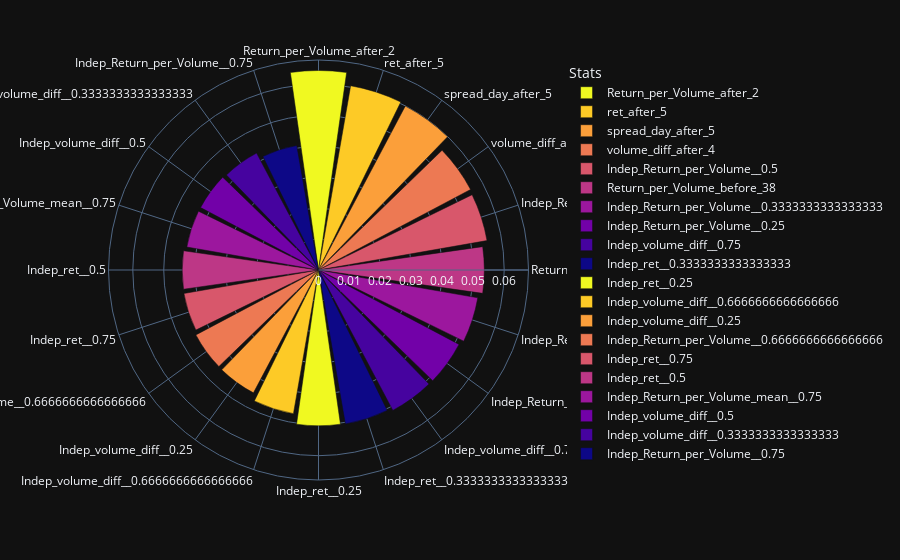

The code cell stored with this chart in its notebook:
### Code cell
d = {'Stats':features_mins_reduced,'FI':rf_best_mins_reduced.feature_importances_}
fi = pd.DataFrame(d)
fi = fi.sort_values(by='FI', ascending=0)
fig = px.bar_polar(fi, r="FI", theta="Stats",
                   color="Stats", template="plotly_dark",
                   color_discrete_sequence= px.colors.sequential.Plasma_r)
fig.show()

### Figure 1 — Plotly figure (JSON) as saved in the notebook; plotly's stock layout.template omitted (floating-point values rounded to 4 significant figures)
{"data": [{"hovertemplate": "Stats=%{theta}<br>FI=%{r}<extra></extra>", "legendgroup": "Return_per_Volume_after_2", "marker": {"color": "#f0f921"}, "name": "Return_per_Volume_after_2", "r": [0.06446], "showlegend": true, "subplot": "polar", "theta": ["Return_per_Volume_after_2"], "type": "barpolar"}, {"hovertemplate": "Stats=%{theta}<br>FI=%{r}<extra></extra>", "legendgroup": "ret_after_5", "marker": {"color": "#fdca26"}, "name": "ret_after_5", "r": [0.06043], "showlegend": true, "subplot": "polar", "theta": ["ret_after_5"], "type": "barpolar"}, {"hovertemplate": "Stats=%{theta}<br>FI=%{r}<extra></extra>", "legendgroup": "spread_day_after_5", "marker": {"color": "#fb9f3a"}, "name": "spread_day_after_5", "r": [0.05995], "showlegend": true, "subplot": "polar", "theta": ["spread_day_after_5"], "type": "barpolar"}, {"hovertemplate": "Stats=%{theta}<br>FI=%{r}<extra></extra>", "legendgroup": "volume_diff_after_4", "marker": {"color": "#ed7953"}, "name": "volume_diff_after_4", "r": [0.0556], "showlegend": true, "subplot": "polar", "theta": ["volume_diff_after_4"], "type": "barpolar"}, {"hovertemplate": "Stats=%{theta}<br>FI=%{r}<extra></extra>", "legendgroup": "Indep_Return_per_Volume__0.5", "marker": {"color": "#d8576b"}, "name": "Indep_Return_per_Volume__0.5", "r": [0.05527], "showlegend": true, "subplot": "polar", "theta": ["Indep_Return_per_Volume__0.5"], "type": "barpolar"}, {"hovertemplate": "Stats=%{theta}<br>FI=%{r}<extra></extra>", "legendgroup": "Return_per_Volume_before_38", "marker": {"color": "#bd3786"}, "name": "Return_per_Volume_before_38", "r": [0.05358], "showlegend": true, "subplot": "polar", "theta": ["Return_per_Volume_before_38"], "type": "barpolar"}, {"hovertemplate": "Stats=%{theta}<br>FI=%{r}<extra></extra>", "legendgroup": "Indep_Return_per_Volume__0.3333333333333333", "marker": {"color": "#9c179e"}, "name": "Indep_Return_per_Volume__0.3333333333333333", "r": [0.05225], "showlegend": true, "subplot": "polar", "theta": ["Indep_Return_per_Volume__0.3333333333333333"], "type": "barpolar"}, {"hovertemplate": "Stats=%{theta}<br>FI=%{r}<extra></extra>", "legendgroup": "Indep_Return_per_Volume__0.25", "marker": {"color": "#7201a8"}, "name": "Indep_Return_per_Volume__0.25", "r": [0.05138], "showlegend": true, "subplot": "polar", "theta": ["Indep_Return_per_Volume__0.25"], "type": "barpolar"}, {"hovertemplate": "Stats=%{theta}<br>FI=%{r}<extra></extra>", "legendgroup": "Indep_volume_diff__0.75", "marker": {"color": "#46039f"}, "name": "Indep_volume_diff__0.75", "r": [0.05133], "showlegend": true, "subplot": "polar", "theta": ["Indep_volume_diff__0.75"], "type": "barpolar"}, {"hovertemplate": "Stats=%{theta}<br>FI=%{r}<extra></extra>", "legendgroup": "Indep_ret__0.3333333333333333", "marker": {"color": "#0d0887"}, "name": "Indep_ret__0.3333333333333333", "r": [0.05051], "showlegend": true, "subplot": "polar", "theta": ["Indep_ret__0.3333333333333333"], "type": "barpolar"}, {"hovertemplate": "Stats=%{theta}<br>FI=%{r}<extra></extra>", "legendgroup": "Indep_ret__0.25", "marker": {"color": "#f0f921"}, "name": "Indep_ret__0.25", "r": [0.05032], "showlegend": true, "subplot": "polar", "theta": ["Indep_ret__0.25"], "type": "barpolar"}, {"hovertemplate": "Stats=%{theta}<br>FI=%{r}<extra></extra>", "legendgroup": "Indep_volume_diff__0.6666666666666666", "marker": {"color": "#fdca26"}, "name": "Indep_volume_diff__0.6666666666666666", "r": [0.04711], "showlegend": true, "subplot": "polar", "theta": ["Indep_volume_diff__0.6666666666666666"], "type": "barpolar"}, {"hovertemplate": "Stats=%{theta}<br>FI=%{r}<extra></extra>", "legendgroup": "Indep_volume_diff__0.25", "marker": {"color": "#fb9f3a"}, "name": "Indep_volume_diff__0.25", "r": [0.04492], "showlegend": true, "subplot": "polar", "theta": ["Indep_volume_diff__0.25"], "type": "barpolar"}, {"hovertemplate": "Stats=%{theta}<br>FI=%{r}<extra></extra>", "legendgroup": "Indep_Return_per_Volume__0.6666666666666666", "marker": {"color": "#ed7953"}, "name": "Indep_Return_per_Volume__0.6666666666666666", "r": [0.04482], "showlegend": true, "subplot": "polar", "theta": ["Indep_Return_per_Volume__0.6666666666666666"], "type": "barpolar"}, {"hovertemplate": "Stats=%{theta}<br>FI=%{r}<extra></extra>", "legendgroup": "Indep_ret__0.75", "marker": {"color": "#d8576b"}, "name": "Indep_ret__0.75", "r": [0.04414], "showlegend": true, "subplot": "polar", "theta": ["Indep_ret__0.75"], "type": "barpolar"}, {"hovertemplate": "Stats=%{theta}<br>FI=%{r}<extra></extra>", "legendgroup": "Indep_ret__0.5", "marker": {"color": "#bd3786"}, "name": "Indep_ret__0.5", "r": [0.04404], "showlegend": true, "subplot": "polar", "theta": ["Indep_ret__0.5"], "type": "barpolar"}, {"hovertemplate": "Stats=%{theta}<br>FI=%{r}<extra></extra>", "legendgroup": "Indep_Return_per_Volume_mean__0.75", "marker": {"color": "#9c179e"}, "name": "Indep_Return_per_Volume_mean__0.75", "r": [0.04319], "showlegend": true, "subplot": "polar", "theta": ["Indep_Return_per_Volume_mean__0.75"], "type": "barpolar"}, {"hovertemplate": "Stats=%{theta}<br>FI=%{r}<extra></extra>", "legendgroup": "Indep_volume_diff__0.5", "marker": {"color": "#7201a8"}, "name": "Indep_volume_diff__0.5", "r": [0.04311], "showlegend": true, "subplot": "polar", "theta": ["Indep_volume_diff__0.5"], "type": "barpolar"}, {"hovertemplate": "Stats=%{theta}<br>FI=%{r}<extra></extra>", "legendgroup": "Indep_volume_diff__0.3333333333333333", "marker": {"color": "#46039f"}, "name": "Indep_volume_diff__0.3333333333333333", "r": [0.04275], "showlegend": true, "subplot": "polar", "theta": ["Indep_volume_diff__0.3333333333333333"], "type": "barpolar"}, {"hovertemplate": "Stats=%{theta}<br>FI=%{r}<extra></extra>", "legendgroup": "Indep_Return_per_Volume__0.75", "marker": {"color": "#0d0887"}, "name": "Indep_Return_per_Volume__0.75", "r": [0.04086], "showlegend": true, "subplot": "polar", "theta": ["Indep_Return_per_Volume__0.75"], "type": "barpolar"}], "layout": {"barmode": "relative", "legend": {"title": {"text": "Stats"}, "tracegroupgap": 0}, "margin": {"t": 60}, "polar": {"angularaxis": {"categoryarray": ["Return_per_Volume_after_2", "ret_after_5", "spread_day_after_5", "volume_diff_after_4", "Indep_Return_per_Volume__0.5", "Return_per_Volume_before_38", "Indep_Return_per_Volume__0.3333333333333333", "Indep_Return_per_Volume__0.25", "Indep_volume_diff__0.75", "Indep_ret__0.3333333333333333", "Indep_ret__0.25", "Indep_volume_diff__0.6666666666666666", "Indep_volume_diff__0.25", "Indep_Return_per_Volume__0.6666666666666666", "Indep_ret__0.75", "Indep_ret__0.5", "Indep_Return_per_Volume_mean__0.75", "Indep_volume_diff__0.5", "Indep_volume_diff__0.3333333333333333", "Indep_Return_per_Volume__0.75"], "categoryorder": "array", "direction": "clockwise", "rotation": 90}, "domain": {"x": [0, 1], "y": [0, 1]}}}}
